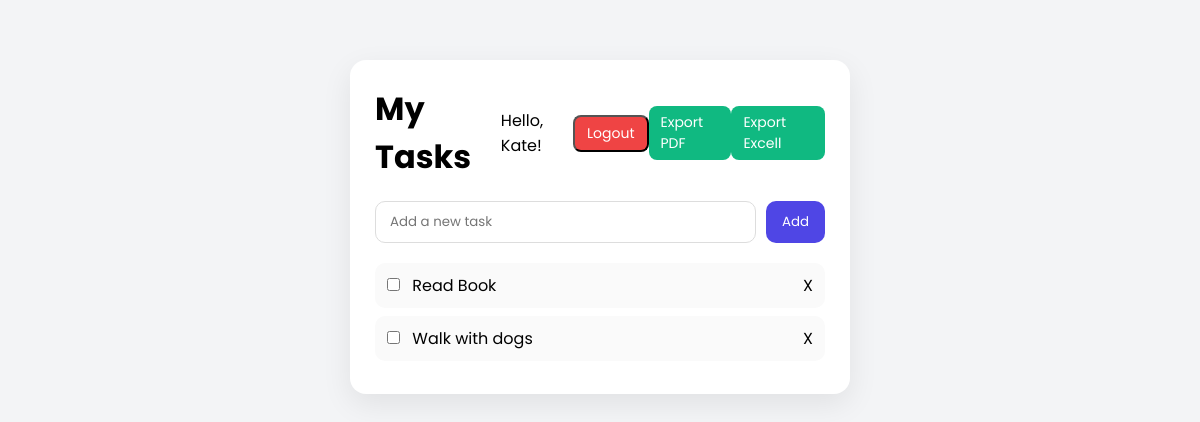
Before: /home (signed in) with the older database file.
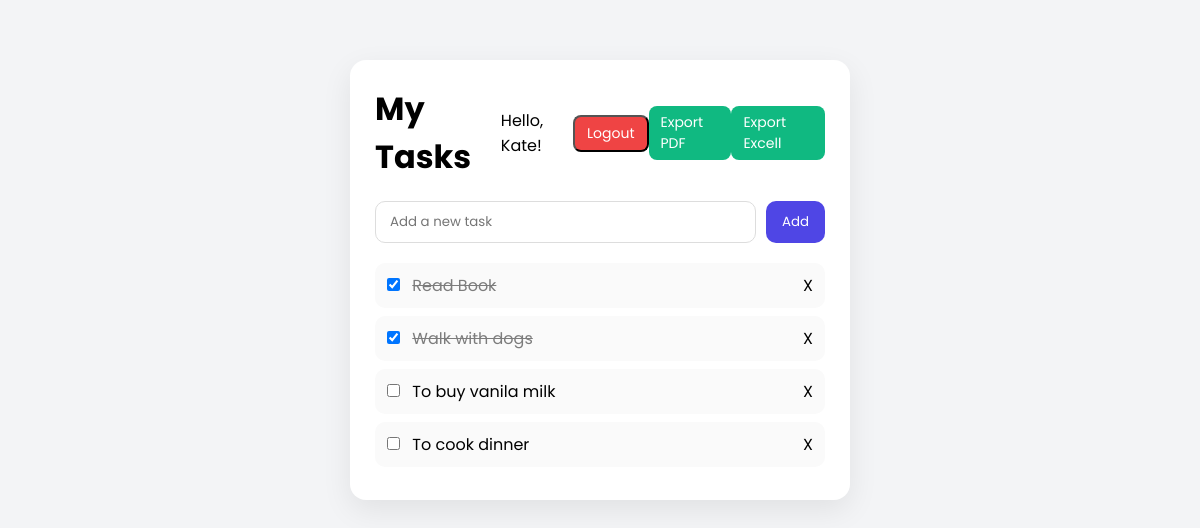
After: the same page with the newer database file.
### tables this page shows
CREATE TABLE tasks (
                id INTEGER PRIMARY KEY AUTOINCREMENT,
                title TEXT NOT NULL,
                completed INTEGER DEFAULT 0,
                user_id INTEGER,
                FOREIGN KEY(user_id) REFERENCES users(id)
            );

### app.py (the view)
@app.route("/home")
def home():
    if "user_id" not in session:
        return redirect("/")
    tasks = get_tasks(session["user_id"])
    username = session["username"]
    return render_template("home.html", tasks=tasks, username=username)

### app.py (called while the page is built)
def get_tasks(user_id):
    with sqlite3.connect(DATABASE) as conn:
        tasks = conn.execute("SELECT * FROM tasks WHERE user_id = ?", (user_id,)).fetchall()
    return tasks

### templates/home.html (shortened to what this page needs)
<!DOCTYPE html>
<html lang="en">
<head>
    <link rel="stylesheet" href="{{url_for('static', filename='css/style.css')}}">
</head>
<body>
    <div class="app">
        <header class="header">
            <h1>My Tasks</h1>
            <span>Hello, {{ username }}!</span>
            <form action="/logout" method="POST">
                <button class="logout-btn">Logout</button>
            </form>
            <a href="/export/pdf" class="export-btn">Export PDF</a>
            <a href="/export/excell" class="export-btn">Export Excell</a>
        </header>
        <form method="POST" action="/add" id="task-form" class="task-form">
            <input
                type="text"
                name="title"
                id="task-input"
                placeholder="Add a new task"
                required
            />
            <button type="submit">Add</button>
        </form>
        <ul id="task-list" class="task-list">
            {% for task in tasks %}
            <li class="task-item">
                <form method="POST" action="/update/{{ task[0] }}">
                    <label>
                        <input
                            type="checkbox"
                            onchange="this.form.submit()"
                            {% if task[2] %}checked{% endif %}/>
                        <span>{{ task[1] }}</span>
                    </label>
                </form>
                <form method="POST" action="/delete/{{ task[0] }}">
                    <button class="delete-btn">X</button>
                </form>
            </li>
            {% endfor %}
        </ul>
    </div>
</body>
</html>

### static/css/style.css (style rules this page uses)
* { box-sizing: border-box; font-family: "Poppins", sans-serif; margin: 0; padding: 0; }
body { background: #f3f4f6; display: flex; justify-content: center; margin-top: 60px; }
.app { width: 100%; max-width: 500px; background: white; padding: 25px; border-radius: 16px; box-shadow: 0 10px 30px rgba(0, 0, 0, 0.08); }
.header { display: flex; justify-content: space-between; align-items: center; margin-bottom: 20px; }
.logout-btn { background: #ef4444; color: white; padding: 6px 12px; border-radius: 8px; text-decoration: none; font-size: 14px; }
.task-form { display: flex; gap: 10px; margin-bottom: 20px; }
.task-form input { flex: 1; padding: 10px 14px; border-radius: 10px; border: 1px solid #ddd }
.task-form button { background: #4f46e5; color: white; border: none; padding: 10px 16px; border-radius: 10px; cursor: pointer; transition: 0.2s; }
.task-list { list-style: none; }
.task-item { display: flex; justify-content: space-between; align-items: center; background: #fafafa; padding: 10px 12px; border-radius: 10px; margin-bottom: 8px; }
.task-item input { margin-right: 8px; }
.delete-btn { background: none; border: none; cursor: pointer; font-size: 16px; }
.task-item input:checked + span { text-decoration: line-through; opacity: 0.5; }
.export-btn { background: #10b981; color: white; padding: 6px 12px; border-radius: 8px; text-decoration: none; font-size: 14px; }

Changed rows visible on the page:
changed tasks "Read Book": completed "☐" → "☑"
changed tasks "Walk with dogs": completed "☐" → "☑"
added tasks: title "To buy vanila milk"
added tasks: title "To cook dinner"
